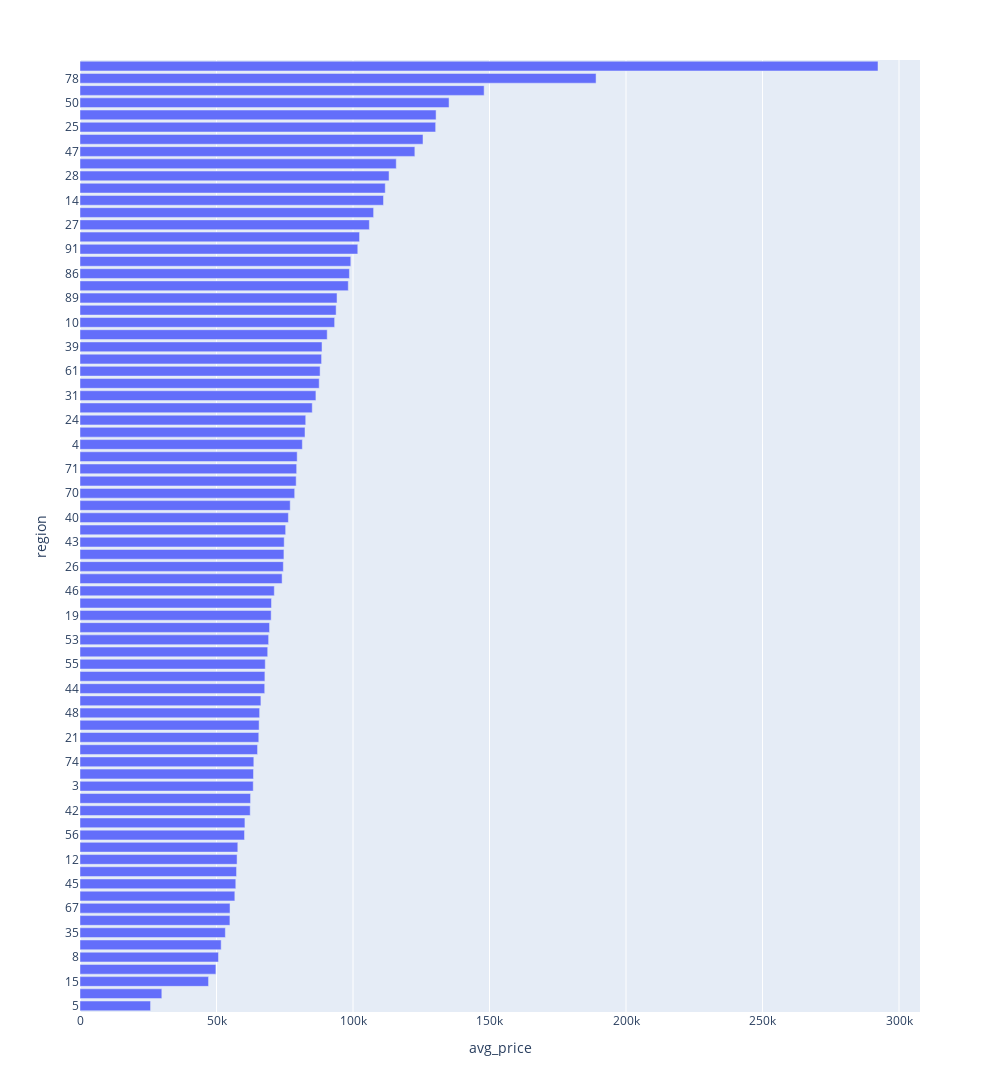

This figure's notebook cell:
### Code cell
# Столбиковая диаграмма
fig = px.bar(df_region_avg, x="avg_price", y="region", width=1000, height=1300)

fig.show()

### Figure 1 — Plotly figure (JSON) as saved in the notebook; plotly's stock layout.template omitted (floating-point values rounded to 4 significant figures)
{"data": [{"alignmentgroup": "True", "hovertemplate": "avg_price=%{x}<br>region=%{y}<extra></extra>", "legendgroup": "", "marker": {"color": "#636efa", "pattern": {"shape": ""}}, "name": "", "offsetgroup": "", "orientation": "h", "showlegend": false, "textposition": "auto", "type": "bar", "x": [25844, 29971, 47084, 49781, 50730, 51709, 53239, 54915, 54954, 56715, 57065, 57339, 57538, 57802, 60261, 60410, 62349, 62475, 63455, 63553, 63670, 65034, 65484, 65612, 65798, 66261, 67665, 67728, 67857, 68755, 69097, 69432, 70019, 70146, 71179, 74032, 74481, 74696, 74794, 75332, 76331, 76999, 78639, 79179, 79364, 79550, 81442, 82419, 82683, 85070, 86414, 87615, 87945, 88488, 88650, 90550, 93268, 93819, 94150, 98267, 98689, 99194, 101749, 102391, 105989, 107546, 111174, 111810, 113202, 115839, 122655, 125638, 130275, 130431, 135181, 148033, 189030, 292299], "xaxis": "x", "y": ["5", "20", "15", "60", "8", "33", "35", "68", "67", "64", "45", "37", "12", "7", "56", "32", "42", "13", "3", "57", "74", "73", "21", "1", "48", "62", "44", "36", "55", "76", "53", "58", "19", "34", "46", "63", "26", "18", "43", "69", "40", "22", "70", "11", "71", "2", "4", "30", "24", "49", "31", "29", "61", "59", "39", "72", "10", "38", "89", "66", "86", "54", "91", "52", "27", "23", "14", "75", "28", "17", "47", "16", "25", "92", "50", "65", "78", "77"], "yaxis": "y"}], "layout": {"barmode": "relative", "height": 1300, "legend": {"tracegroupgap": 0}, "margin": {"t": 60}, "width": 1000, "xaxis": {"anchor": "y", "domain": [0, 1], "title": {"text": "avg_price"}}, "yaxis": {"anchor": "x", "domain": [0, 1], "title": {"text": "region"}}}}
